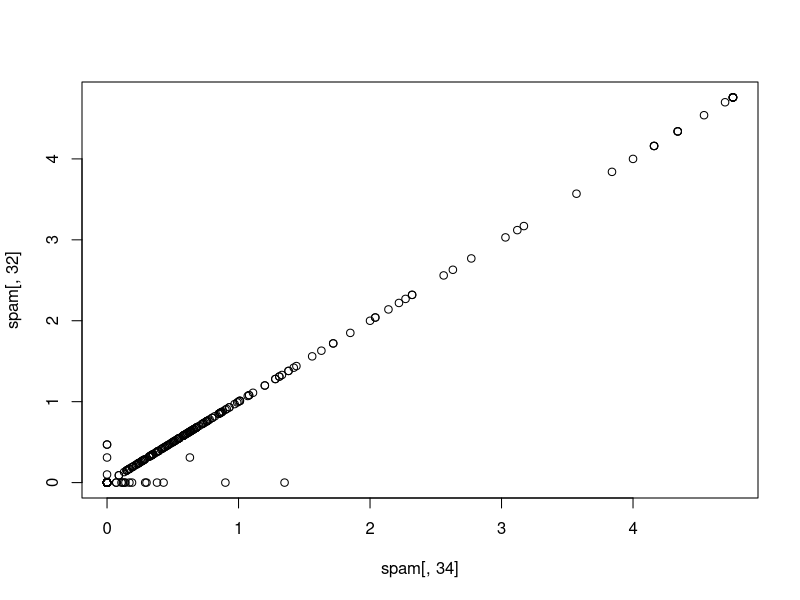
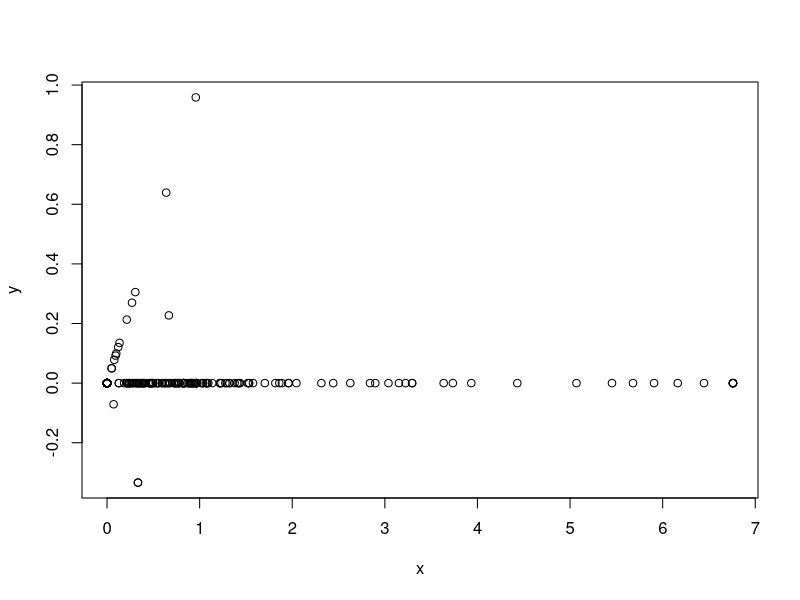
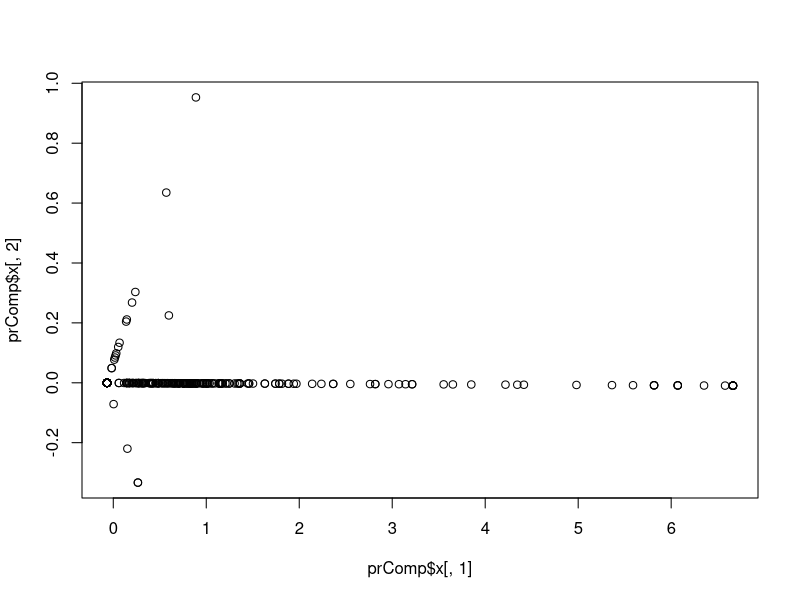
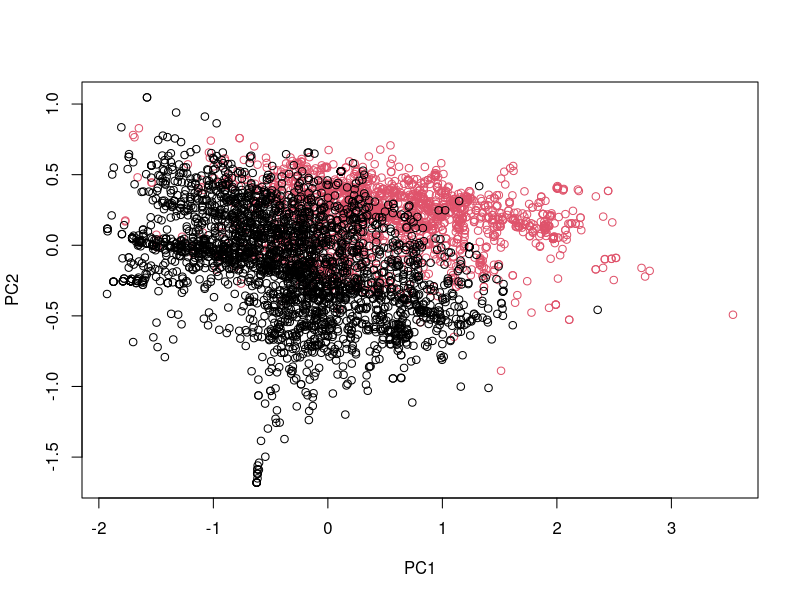
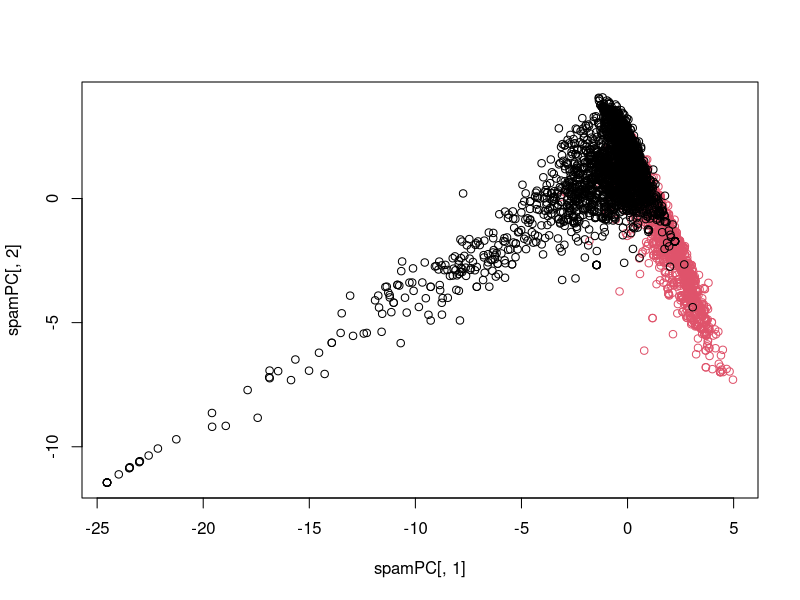

R code for these plots, in order: (Note: this script raises an error after producing the figures.)
##################################
## Coursera Johns Hopkins Univ. Data Science Course
# Preprocessing with principal components analysis
##################################
library(caret); library(kernlab); data(spam)

inTrain <- createDataPartition(y=spam$type, p=0.75, list=F)

training <-spam[inTrain,]
testing <-spam[-inTrain,]

M <-abs(cor(training[,-58]))
diag(M)<-0 # correation with itself
which(M>0.8, arr.ind=T) #which variables have high (>0.8) correlation?

names(spam)[c(34,32)]
plot(spam[,34],spam[,32])
# How to take those two highly correlated variables and turn them into a single variable that might be better?

# Basic PCA idea
        # a weighted combination of predictors might be better
        # we should pick this combination to capture the "most information" possible
        # benefits: 1) reduced number of predictors; 2)reduced noise (due to averaging)

x <- 0.71*training$num415 + 0.71*training$num857
y <- 0.71*training$num415 - 0.71*training$num857
plot(x,y) # most of the variation happens around x axis; we might want to use a variable that captures the "sum" of the two variables.

# related problems
        # find a new set of multivariate variables that are uncorrelated and explain as much variance as possible
        # if you put all the variables together in one matrix, find the best matrix created with fewer variables
                # that explains the original data
# The first goal is statistical and the second goal is data compression.

# Related solutions - PCA/SVD
# SVD: matrix decomposition 
# PCA: The principal components are equal to the right singular values if you first scale (subtract the mean,
        # divide by the standard deviation) the variables.

# Principal components in R - prcomp
smallSpam <-spam[,c(34,32)]
prComp <- prcomp(smallSpam)
plot(prComp$x[,1], prComp$x[,2])

prComp$rotation

typeColor <- ((spam$type=="spam")*1+1)
prComp <- prcomp(log10(spam[,-58]+1)) # log transformation to make variables look more Guassian
plot(prComp$x[,1], prComp$x[,2], col=typeColor, xlab="PC1", ylab="PC2")

# PCA with caret package
preProc <- preProcess(log10(spam[,-58]+1), method="pca", pcaComp=2)
spamPC <- predict(preProc, log10(spam[,-58]+1))
plot(spamPC[,1], spamPC[,2], col=typeColor)

# Preprocessing with PCA
preProc <- preProcess(log10(training[,-58]+1), method="pca", pcaComp=2)
trainPC <- predict(preProc, log10(training[,-58]+1))
modelFit <- train(training$type~., method="glm", data=trainPC)

testPC <- predict(preProc, log10(testing[,-58]+1))
confusionMatrix(testing$type, predict(modelFit, testPC))

# Alternative (sets # of PCs)
modelFit <- train(training$type~., method="glm", preProcess="pca", data=training)
confusionMatrix(testing$type, predict(modelFit, testing))

# Final thoughts on PCs
        # Most useful for linear-type models
        # Can make it harder to interpret predictors
        # Watch out for outliers!
                # transform first (with logs/ Box Cox)
                # Plot predictors to identify problems
